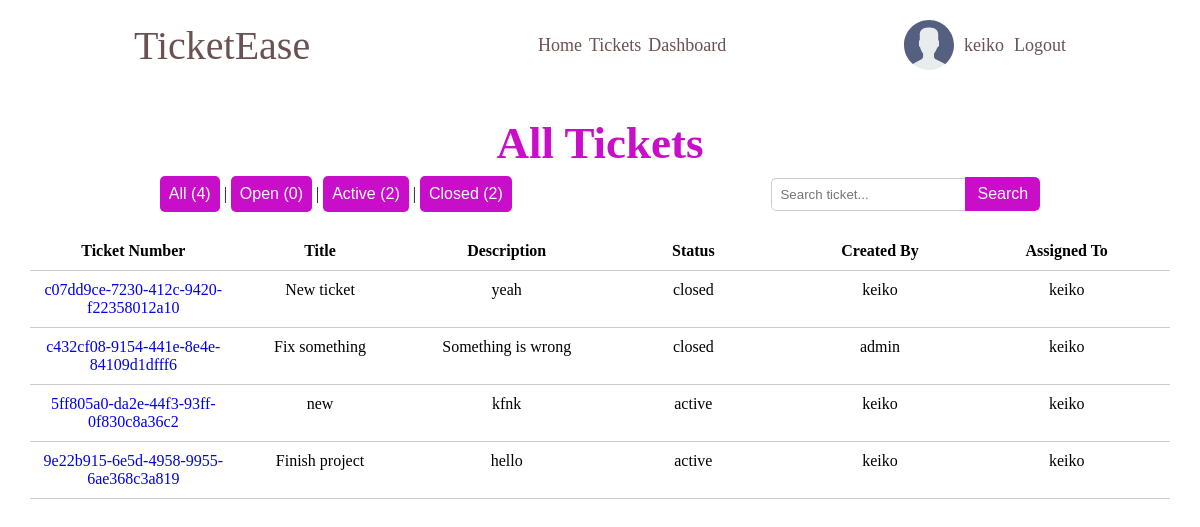
Before: /tickets/ (signed in) with the older database file.
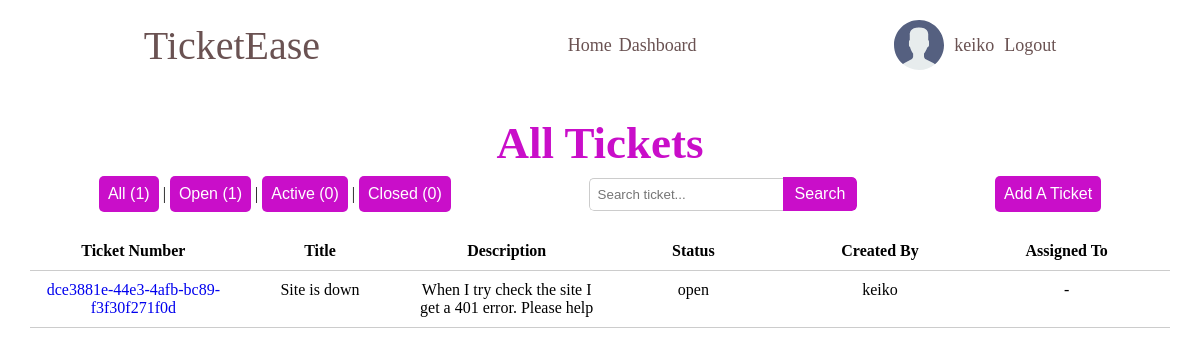
After: the same page with the newer database file.
### tickets/models.py (models this page shows, shortened)
class Ticket(models.Model):
    STATUS = (
        ('open', 'open'),
        ('active', 'active'),
        ('closed', 'closed'),
    )
    ticket_id = models.UUIDField(default=uuid.uuid4)
    slug = models.SlugField(unique=True)
    title = models.CharField(max_length=100)
    description = models.TextField()
    status = models.CharField(max_length=100, choices=STATUS, default='open')
    attachments = models.ImageField(null=True, blank=True, upload_to='attachments/')
    created_by = models.ForeignKey(CustomUser, on_delete=models.SET_NULL, null=True, related_name='created_by')
    assigned_to = models.ForeignKey(CustomUser, on_delete=models.SET_NULL, null=True, blank=True, related_name='assigned_to')
    accepted_on = models.DateTimeField(null=True, blank=True)
    closed_on = models.DateTimeField(null=True, blank=True)
    updated_on = models.DateTimeField(auto_now=True)
    created_on = models.DateTimeField(auto_now_add=True)

### accounts/models.py (models this page shows)
class CustomUser(AbstractUser):
    USER_TYPE = (
        ('client', 'client'),
        ('engineer', 'engineer'),
    )
    email = models.EmailField()
    bio = models.TextField()
    user_type = models.CharField(max_length=10, choices=USER_TYPE, default='client')
    avatar = models.ImageField(null=True, default="avatars/default_avatar.svg", upload_to='avatars/')

### tickets/views.py (the view, shortened to what this page needs)
# urls.py: path('tickets/', ticketsView, name='tickets-view'),
def ticketsView(request):
    tickets = Ticket.objects.all()
    status = request.GET.get('status')  # to filter by status
    query = request.GET.get('q')  # search parameter
    if status:
        tickets = Ticket.objects.filter(status=status)
    tickets = tickets.order_by('-status', '-created_on')
    all_count = Ticket.objects.count()
    open_count = Ticket.objects.filter(status='open').count()
    active_count = Ticket.objects.filter(status='active').count()
    closed_count = Ticket.objects.filter(status='closed').count()
    context = {
        'tickets': tickets,
        'open_count': open_count,
        'active_count': active_count,
        'closed_count': closed_count,
        'all_count': all_count,
        'selected_status': status,
    }
    return render(request, 'tickets/tickets-view.html', context)

### tickets/templates/tickets/tickets-view.html (shortened to what this page needs)
{% extends 'tickets/index.html' %}
{% load static %}
{% block css %}
    <link rel="stylesheet" href="{% static  'tickets/styles/tickets.css' %}">
{% endblock %}
{% block content %}
    <section class="ticket-container">
        <div class="title">
            <h1>All Tickets</h1>
        </div>
        <section class="search-filters">
            <section class="status-filters">
                <div class="filter-btns">
                    <button>
                        <a href="{% url 'tickets-view' %}?status=" style="color: white;">All ({{ all_count }})</a>
                    </button>
                    |
                    <button>
                        <a href="{% url 'tickets-view' %}?status=open" style="color: white;">Open ({{ open_count }})</a>
                    </button>
                    |
                    <button>
                        <a href="{% url 'tickets-view' %}?status=active" style="color: white;">Active ({{ active_count }})</a>
                    </button>
                    |
                    <button>
                        <a href="{% url 'tickets-view' %}?status=closed" style="color: white;">Closed ({{ closed_count }})</a>
                    </button>
                </div>
            </section>
            <section class="search-bar-container">
                <form class="search-bar method="GET" action="{% url 'tickets-view' %}">
                    <input type="text" name="q" placeholder="Search ticket...">
                    <button type="submit">Search</button>
                </form>
            </section>
            {% if request.user.user_type == 'client' %}
                <section class="create-ticket">
                    <form method="post" action="{% url 'create-ticket' %}">
                        <button type="submit"><a href="{% url 'create-ticket' %}" style="color: white;">Add A Ticket</a></button>
                    </form>
                </section>
            {% endif %}
        </section>
        <section class="ticket-list">
            <div class="ticket-row header">
                <div>Ticket Number</div>
                <div>Title</div>
                <div>Description</div>
                <div>Status</div>
                <div>Created By</div>
                <div>Assigned To</div>
            </div>
            {% if not tickets %}
                <div class="empty">
                    {% if open_count == 0 %}
                        <p> There are no open tickets.</p>
                    {% elif request.GET.status == 'active' %}
                        <p> You have no active tickets.</p>
                    {% elif closed_count == 0 %}
                        <p>You have no closed tickets.</p>
                    {% endif %}
                </div>
            {% else %}
                {% for ticket in tickets %}
                    <div class="ticket-row">
                        <div> <a href="{% url 'ticket-details' slug=ticket.slug %}">{{ ticket.ticket_id }}</a></div>
                        <div>{{ ticket.title }}</div>
                        <div>{{ ticket.description }}</div>
                        <div>{{ ticket.status }}</div>
                        <div>{{ ticket.created_by.username }}</div>
                        {% if ticket.assigned_to %}
                            <div>{{ ticket.assigned_to.username }}</div>
                        {% else %}
                            <div><p>-</p></div>
                        {% endif %}
                    </div>
                {% endfor %}
            {% endif %}
        </section>
    </section>
{% endblock %}

### tickets/templates/tickets/navbar.html
{% load static %}
<section class="top-nav">
    <div class="logo">
        <a href="{% url 'home' %}">TicketEase</a>
    </div>
    <nav class="nav-links">
        {% if request.user.user_type == 'engineer' %}
            <a href="{% url 'home' %}">Home</a>
            <a href="{% url 'tickets-view' %}">Tickets</a>
            {% if user.is_authenticated %}
                <a href="{% url 'engineer-dashboard' user.username %}">Dashboard</a>
            {% endif %}
        {% elif request.user.user_type == 'client' %}
            <a href="{% url 'home' %}">Home</a>
            {% if user.is_authenticated %}
                <a href="{% url 'client-dashboard' user.username %}">Dashboard</a>
            {% endif %}
        {% endif %}
    </nav>
    <section class="auth">
        {% if user.is_authenticated %}
            <a href="#" class="avatar avatar--medium active">
                {% if user.avatar %}
                    <img src="{{ user.avatar.url }}" alt="{{ user.username }}" />
                {% else %}
                    <img src="{% static 'media/avatars/default_avatar.svg' %}" alt="{{user.username}}" />
                {% endif %}
                {{user.username}}
            </a>
            <a href="{% url 'account_logout' %}">Logout</a>
        {% else %}
            <a href="{% url 'account_login' %}">Login</a>
            <a href="{% url 'account_signup' %}">Register</a>
        {% endif %}
    </section>
</section>

Changed rows visible on the page:
removed Ticket: ticket_id "c07dd9ce-7230-412c-9420-f22358012a10", title "New ticket", description "yeah", status "closed", created_by.username "keiko", assigned_to.username "keiko"
removed Ticket: ticket_id "c432cf08-9154-441e-8e4e-84109d1dfff6", title "Fix something", description "Something is wrong", status "closed", created_by.username "admin", assigned_to.username "keiko"
removed Ticket: ticket_id "5ff805a0-da2e-44f3-93ff-0f830c8a36c2", title "new", description "kfnk", status "active", created_by.username "keiko", assigned_to.username "keiko"
removed Ticket: ticket_id "9e22b915-6e5d-4958-9955-6ae368c3a819", title "Finish project", description "hello", status "active", created_by.username "keiko", assigned_to.username "keiko"
changed CustomUser "keiko": user_type "engineer" → "client" (drawn)
added Ticket: ticket_id "dce3881e-44e3-4afb-bc89-f3f30f271f0d", title "Site is down", description "When I try check the site I get a 401 error. Please help", status "open", created_by.username "keiko"
Other visible differences:
{{ all_count }}: "4" → "1"
{{ open_count }}: "0" → "1"
{{ active_count }}: "2" → "0"
{{ closed_count }}: "2" → "0"
text no longer shown: "Tickets"
text now shown: "Add A Ticket"
